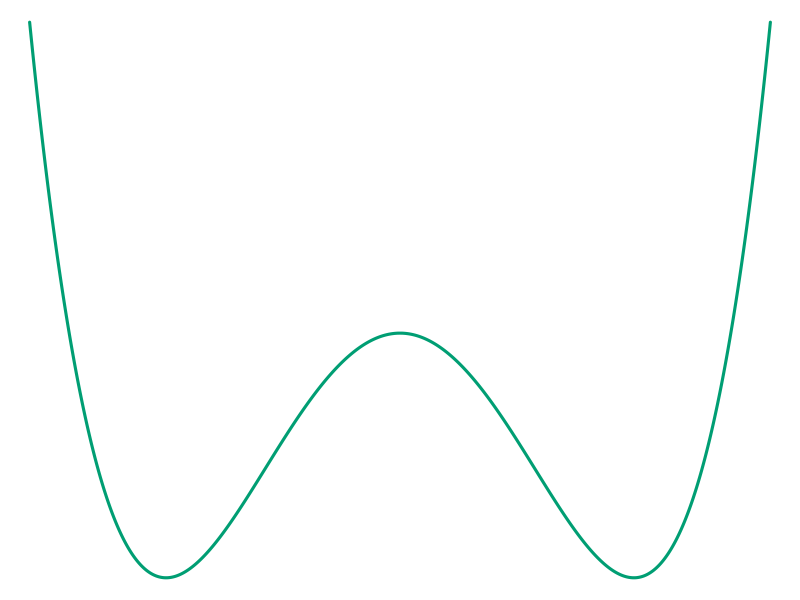
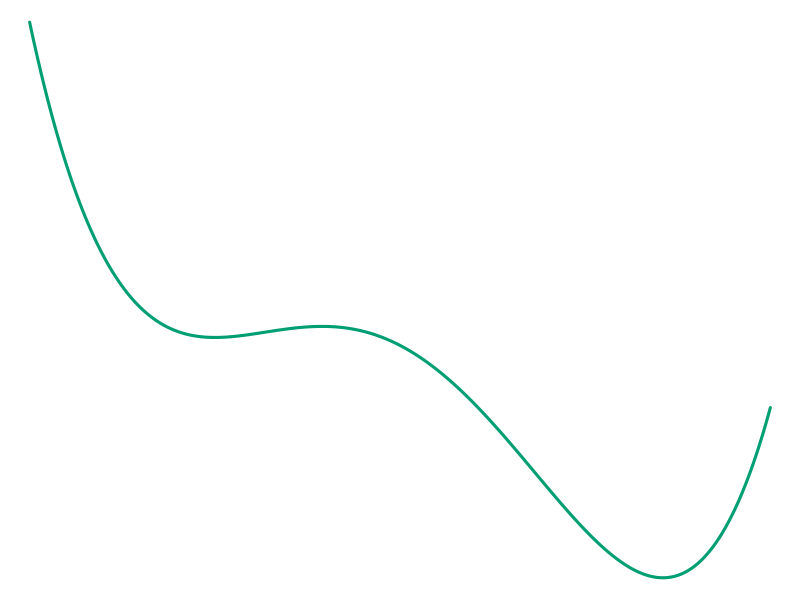
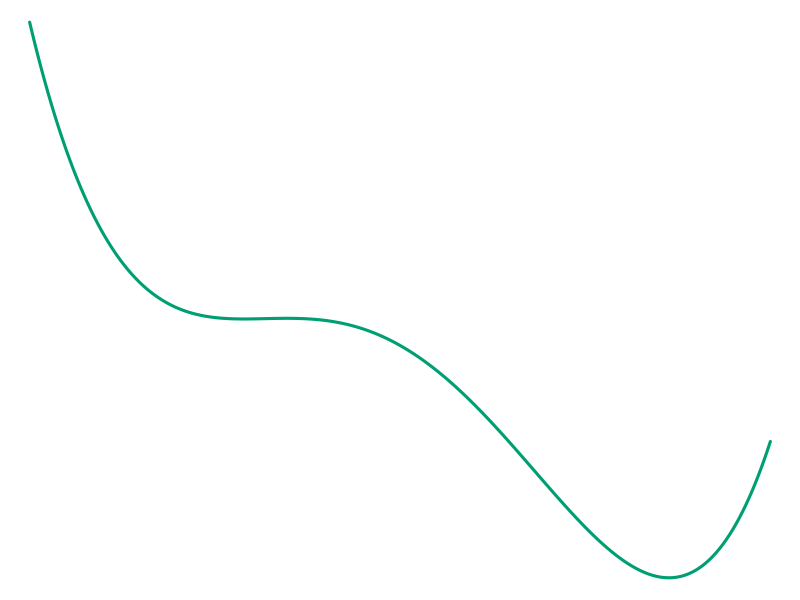

Recreate these plots in R, in order.
x <- seq(-.75, 8.75, length.out = 1000)
y <- x^4/4 - 4*x^3 + 39*x^2/2 - 28*x

palette("Okabe-Ito")

svg("./img/doublewell-potential-1-4-7.svg", height = 7, width = 10, bg = "transparent")
par(mar = rep(0, 4))
plot(x, y, type = "l", bty = "n", axes = FALSE, ylab = "", xlab = "", lwd = 3, col = 4)
dev.off()

y <- x^4/4 - 4*x^3 + 39*x^2/2 - 36*x

svg("./img/doublewell-potential-1-4-7-close.svg", height = 7, width = 10, bg = "transparent")
par(mar = rep(0, 4))
plot(x, y, type = "l", bty = "n", axes = FALSE, ylab = "", xlab = "", lwd = 3, col = 4)
dev.off()

y <- x^4/4 - 4*x^3 + 39*x^2/2 - 38*x
svg("./img/doublewell-potential-1-4-7-transition.svg", height = 7, width = 10, bg = "transparent")
par(mar = rep(0, 4))
plot(x, y, type = "l", bty = "n", axes = FALSE, ylab = "", xlab = "", lwd = 3, col = 4)
dev.off()
